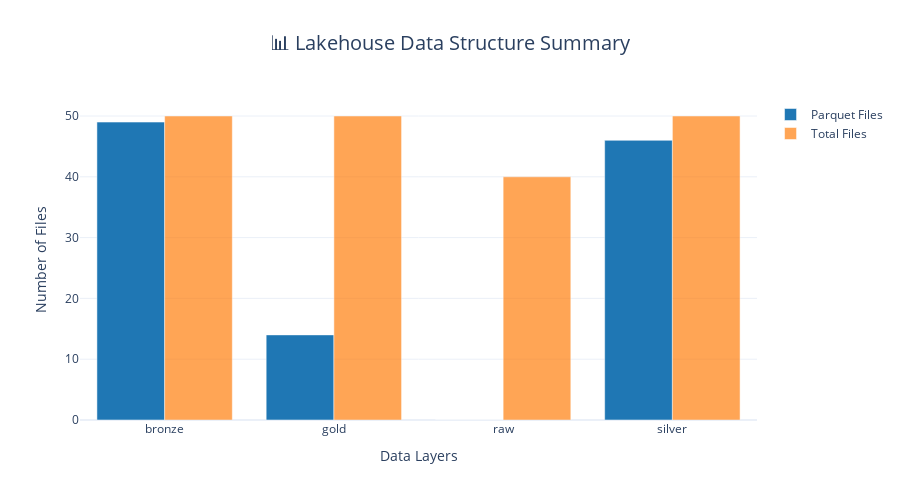
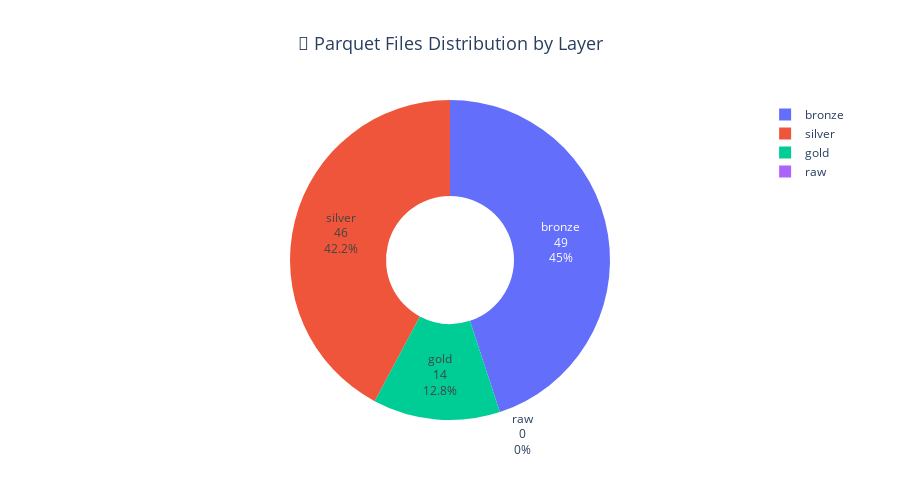
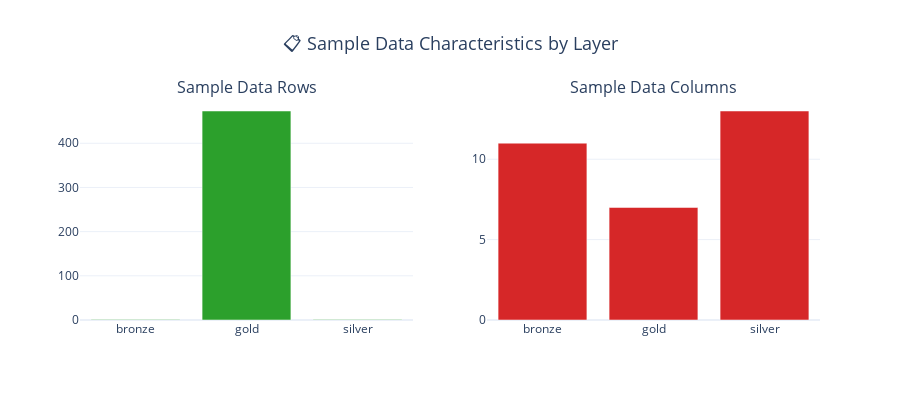

The cell these charts' notebook holds for them, in order:
### Code cell
# 📊 LAKEHOUSE DATA VISUALIZATION
# Create interactive charts safely

# Import visualization libraries
try:
    import plotly.graph_objects as go
    import plotly.express as px
    from plotly.subplots import make_subplots
    PLOTLY_AVAILABLE = True
    print("✅ Plotly libraries loaded successfully")
except ImportError:
    PLOTLY_AVAILABLE = False
    print("⚠️ Plotly not available - using text summaries")

def create_structure_summary_chart(structure):
    """Create summary chart of data lake structure"""
    
    if not PLOTLY_AVAILABLE:
        print("📊 Text-based summary (Plotly not available)")
        return
        
    try:
        # Prepare data for visualization
        layers = list(structure['layers'].keys())
        parquet_counts = [structure['layers'][layer]['parquet_files'] for layer in layers]
        total_counts = [structure['layers'][layer]['total_files'] for layer in layers]
        
        # Create grouped bar chart
        fig = go.Figure(data=[
            go.Bar(name='Parquet Files', x=layers, y=parquet_counts, marker_color='#1f77b4'),
            go.Bar(name='Total Files', x=layers, y=total_counts, marker_color='#ff7f0e', opacity=0.7)
        ])
        
        fig.update_layout(
            title={
                'text': "📊 Lakehouse Data Structure Summary",
                'x': 0.5,
                'font': {'size': 20}
            },
            xaxis_title="Data Layers",
            yaxis_title="Number of Files",
            barmode='group',
            template='plotly_white',
            height=500,
            showlegend=True
        )
        
        fig.show()
        print("✅ Structure visualization created successfully")
        
    except Exception as e:
        print(f"❌ Error creating structure chart: {str(e)}")

def create_data_distribution_chart(structure):
    """Create pie chart showing data distribution across layers"""
    
    if not PLOTLY_AVAILABLE:
        return
        
    try:
        # Prepare data
        layers = list(structure['layers'].keys())
        parquet_counts = [structure['layers'][layer]['parquet_files'] for layer in layers]
        
        # Create pie chart
        fig = go.Figure(data=[go.Pie(
            labels=layers, 
            values=parquet_counts,
            hole=0.4,
            textinfo='label+percent+value',
            textfont_size=12
        )])
        
        fig.update_layout(
            title={
                'text': "🥧 Parquet Files Distribution by Layer",
                'x': 0.5,
                'font': {'size': 18}
            },
            template='plotly_white',
            height=500
        )
        
        fig.show()
        print("✅ Distribution visualization created successfully")
        
    except Exception as e:
        print(f"❌ Error creating distribution chart: {str(e)}")

def create_sample_data_overview(samples):
    """Create overview of sample data characteristics"""
    
    if not PLOTLY_AVAILABLE or not samples:
        print("📋 Sample data overview (text format):")
        for layer, info in samples.items():
            print(f"  {layer}: {info['shape'][0]} rows × {info['shape'][1]} columns")
        return
        
    try:
        # Prepare data for visualization
        layers = list(samples.keys())
        rows = [samples[layer]['shape'][0] for layer in layers]
        cols = [samples[layer]['shape'][1] for layer in layers]
        
        # Create subplot with two charts
        fig = make_subplots(
            rows=1, cols=2,
            subplot_titles=('Sample Data Rows', 'Sample Data Columns'),
            specs=[[{"type": "bar"}, {"type": "bar"}]]
        )
        
        # Add bars for rows
        fig.add_trace(
            go.Bar(x=layers, y=rows, name='Rows', marker_color='#2ca02c'),
            row=1, col=1
        )
        
        # Add bars for columns
        fig.add_trace(
            go.Bar(x=layers, y=cols, name='Columns', marker_color='#d62728'),
            row=1, col=2
        )
        
        fig.update_layout(
            title={
                'text': "📋 Sample Data Characteristics by Layer",
                'x': 0.5,
                'font': {'size': 18}
            },
            template='plotly_white',
            height=400,
            showlegend=False
        )
        
        fig.show()
        print("✅ Sample data overview created successfully")
        
    except Exception as e:
        print(f"❌ Error creating sample overview: {str(e)}")

# Execute visualizations
print("\n📊 CREATING INTERACTIVE VISUALIZATIONS")
print("=" * 40)

if 'data_structure' in locals():
    # Create structure summary chart
    create_structure_summary_chart(data_structure)
    
    # Create distribution chart
    create_data_distribution_chart(data_structure)
    
    # Create sample data overview if available
    if 'data_samples' in locals():
        create_sample_data_overview(data_samples)
    
    print("\n🎉 All visualizations completed successfully!")
else:
    print("❌ No data structure available. Run previous cells first.")

### Figure 1 — Plotly figure (JSON) as saved in the notebook; plotly's stock layout.template omitted (floating-point values rounded to 4 significant figures)
{"data": [{"marker": {"color": "#1f77b4"}, "name": "Parquet Files", "type": "bar", "x": ["bronze", "gold", "raw", "silver"], "y": [49, 14, 0, 46]}, {"marker": {"color": "#ff7f0e"}, "name": "Total Files", "opacity": 0.7, "type": "bar", "x": ["bronze", "gold", "raw", "silver"], "y": [50, 50, 40, 50]}], "layout": {"barmode": "group", "height": 500, "showlegend": true, "title": {"font": {"size": 20}, "text": "📊 Lakehouse Data Structure Summary", "x": 0.5}, "xaxis": {"title": {"text": "Data Layers"}}, "yaxis": {"title": {"text": "Number of Files"}}}}

### Figure 2 — Plotly figure (JSON) as saved in the notebook; plotly's stock layout.template omitted (floating-point values rounded to 4 significant figures)
{"data": [{"hole": 0.4, "labels": ["bronze", "gold", "raw", "silver"], "textfont": {"size": 12}, "textinfo": "label+percent+value", "type": "pie", "values": [49, 14, 0, 46]}], "layout": {"height": 500, "title": {"font": {"size": 18}, "text": "🥧 Parquet Files Distribution by Layer", "x": 0.5}}}

### Figure 3 — Plotly figure (JSON) as saved in the notebook; plotly's stock layout.template omitted (floating-point values rounded to 4 significant figures)
{"data": [{"marker": {"color": "#2ca02c"}, "name": "Rows", "type": "bar", "x": ["bronze", "gold", "silver"], "xaxis": "x", "y": [1, 473, 1], "yaxis": "y"}, {"marker": {"color": "#d62728"}, "name": "Columns", "type": "bar", "x": ["bronze", "gold", "silver"], "xaxis": "x2", "y": [11, 7, 13], "yaxis": "y2"}], "layout": {"annotations": [{"font": {"size": 16}, "showarrow": false, "text": "Sample Data Rows", "x": 0.225, "xanchor": "center", "xref": "paper", "y": 1, "yanchor": "bottom", "yref": "paper"}, {"font": {"size": 16}, "showarrow": false, "text": "Sample Data Columns", "x": 0.775, "xanchor": "center", "xref": "paper", "y": 1, "yanchor": "bottom", "yref": "paper"}], "height": 400, "showlegend": false, "title": {"font": {"size": 18}, "text": "📋 Sample Data Characteristics by Layer", "x": 0.5}, "xaxis": {"anchor": "y", "domain": [0, 0.45]}, "xaxis2": {"anchor": "y2", "domain": [0.55, 1]}, "yaxis": {"anchor": "x", "domain": [0, 1]}, "yaxis2": {"anchor": "x2", "domain": [0, 1]}}}
